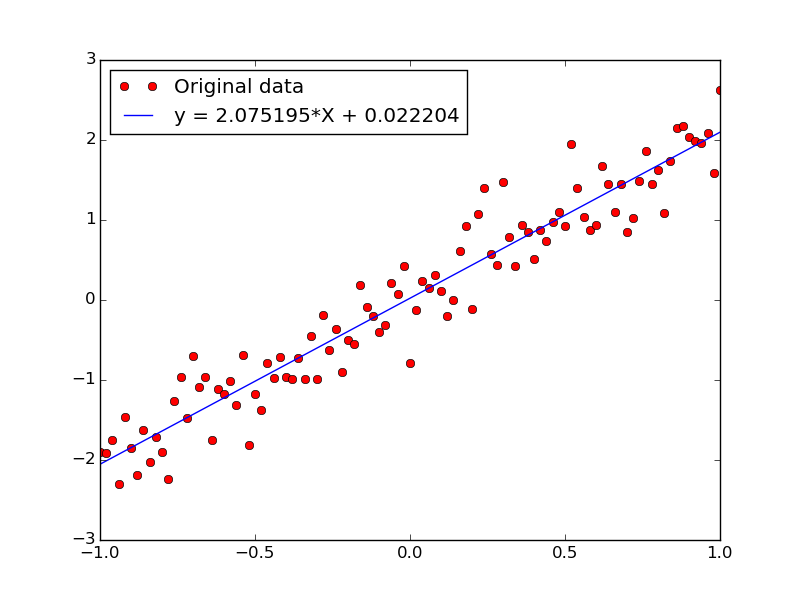

Here is the Python script that generated this plot:
#
#
#	linear_regression.py
#
#       linear regreession in tensorflow
#
#
#	David Meyer
#	dmm@1-4-5.net
#	Tue Nov 24 13:41:24 2015
#
#

#
#	need this...
#
import tensorflow        as tf
import numpy             as np
import matplotlib.pyplot as plt
#
#	constants, etc
#
DEBUG = 0		# set DEBUG = 1 to see traing progress
N     = 100             # number of (generated) samples
rng   = np.random

#
#
#       make up some training data (-1 < x < 1, ....)
#
train_X = np.linspace(-1, 1, (N+1))           
#
#       create a y value which is approximately linear
#       but with some random noise (notiing that labels
#	are always noisy, cf mechanical turk)
#
train_Y = 2 * train_X + np.random.randn(*train_X.shape) * 0.33 
#
#       symbolic variables for computation graph (see later)
#
X = tf.placeholder("float")
Y = tf.placeholder("float")
#
#       linear regression is just y = W*X + b
#
def model(X, W, b):
        return tf.add(tf.mul(W, X), b)
#
#       create a shared variable (like theano.shared) for the weight, bias
#
W = tf.Variable(rng.randn(), name="weights") 
b = tf.Variable(rng.randn(), name="bias")
#
#       with that \hat{y} is y_hat = W*X + b
#
y_hat = model(X, W, b)
#
#       cost function is squared error
#
cost = (tf.pow(Y-y_hat, 2))
#
#       go fit the data with SGD, minimizing cost
#
train_op = tf.train.GradientDescentOptimizer(0.01).minimize(cost)
#
#       now, fire up the session
#
sess = tf.Session()
init = tf.initialize_all_variables() 
sess.run(init)
#
#       run it all
#
#	Note: set DEBUG = 1 if you want to see the progress of W and b
#
for i in range(N):
	for (x, y) in zip(train_X, train_Y):
		sess.run(train_op, feed_dict={X: x, Y: y})
	if (DEBUG):
		print(sess.run(W), sess.run(b)) 
#
#	plot results
#
#	pretty for the legend
#
legstr = "y = %f*X + %f" % (sess.run(W), sess.run(b))
#
#	plot it all
#
plt.plot(train_X, train_Y, 'ro', label='Original data')
plt.plot(train_X, sess.run(W) * train_X + sess.run(b), label=legstr)
plt.legend(loc="upper left")
plt.show()
